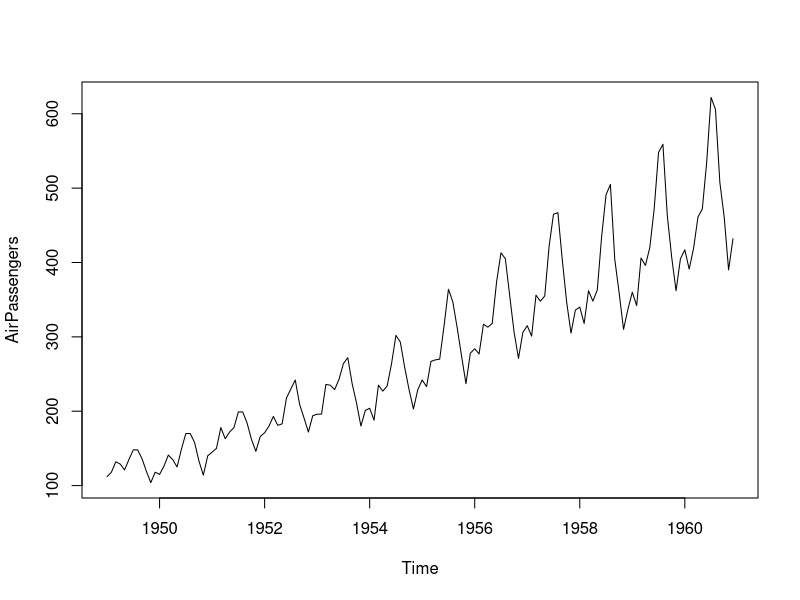
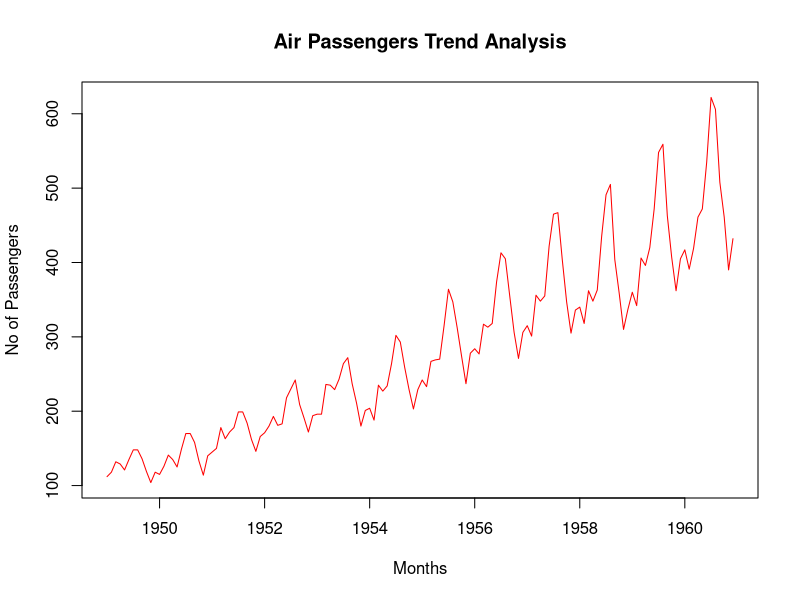
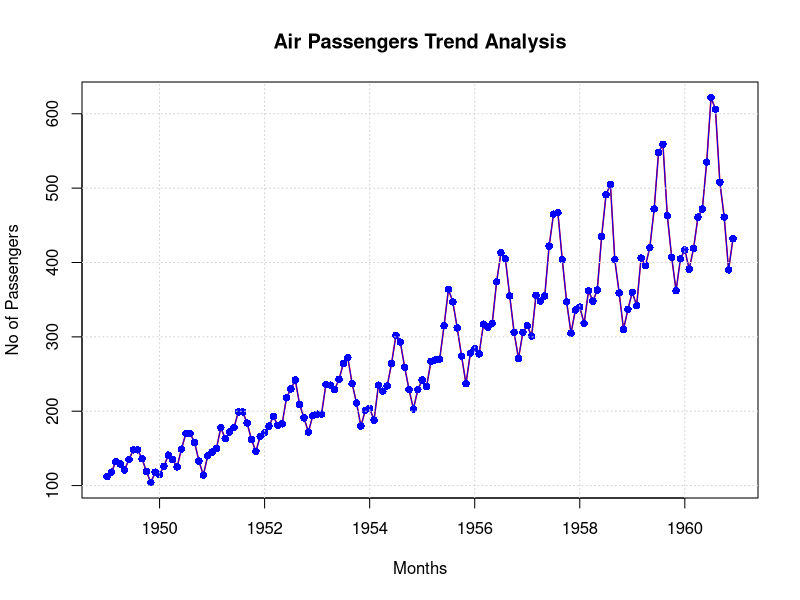
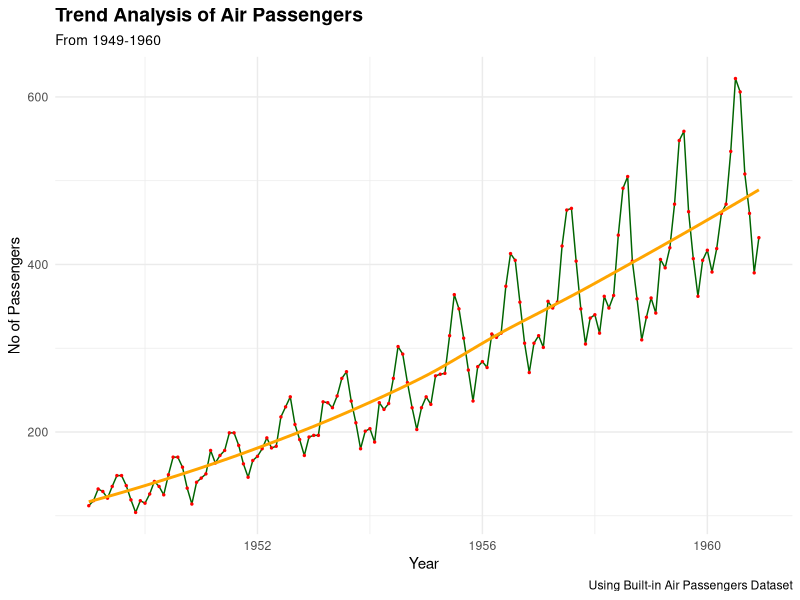

The R source for these figures, in order:
data("AirPassengers")
?AirPassengers  # For help/documentation
class(AirPassengers)
View(AirPassengers)

# Create a data frame with Years and Months separately
ap_df <- data.frame(
  year = floor(time(AirPassengers)),
  month = cycle(time(AirPassengers)),
  passengers = as.numeric(AirPassengers)
)

# View the new data frame
head(ap_df)

# Basic plot
plot(AirPassengers)

# Plot with Title, Axis labels, and color
plot(AirPassengers,
     type = 'l',
     main = "Air Passengers Trend Analysis",
     xlab = "Months",
     ylab = "No of Passengers",
     col = "red"
)

# Changing the line Width & adding points
plot(AirPassengers,
     type = 'l',
     lwd = 1.5,
     main = "Air Passengers Trend Analysis",
     xlab = "Months",
     ylab = "No of Passengers",
     col = "red"
)
points(AirPassengers,
       type = 'o',
       pch = 16,
       col = "blue")
grid()

# Using GGplot2 Library
# Installing if not already installed
if(!require(ggplot2)) install.packages("ggplot2")
library(ggplot2)

# A basic grid with x & y axes using ggplot2
ggplot(ap_df, aes(x = year + (month-1)/12, y = passengers)) +
  geom_line(color = "darkgreen", linewidth = 0.5) +
  geom_point(color = "red", size = 0.5) +
  geom_smooth(se = FALSE, color = "orange") +
  labs(
    title = 'Trend Analysis of Air Passengers',
    subtitle = 'From 1949-1960',
    caption = 'Using Built-in Air Passengers Dataset',
    x = 'Year',
    y = 'No of Passengers'
  ) +
  theme_minimal() +
  theme(
    plot.title = element_text(face = "bold", size = 14),
    plot.subtitle = element_text(size = 10)
  )
